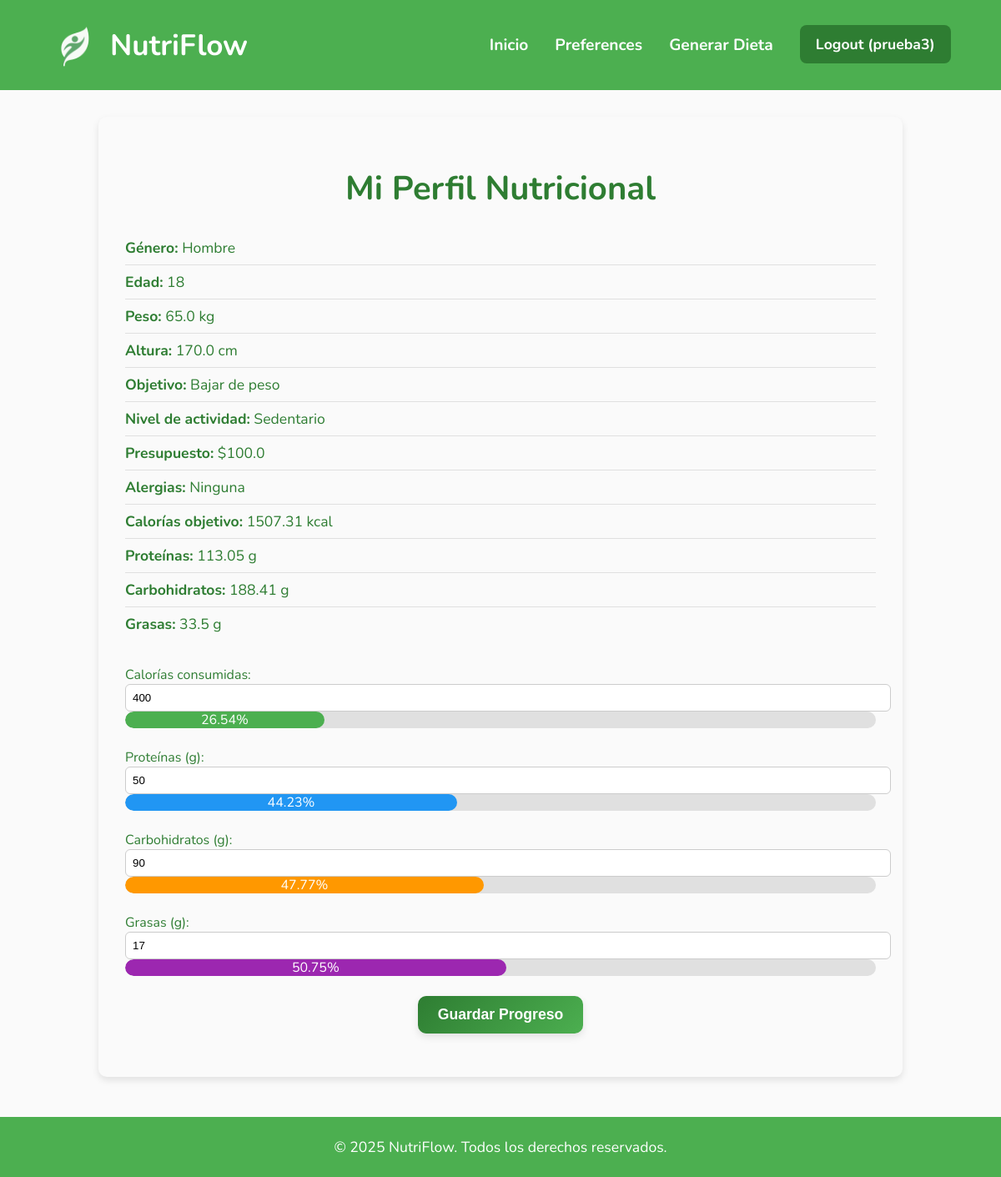
The page /preferences/perfil/ (signed in) on the database its author committed.
### preferences/models.py (models this page shows, shortened)
class Preferences(models.Model):
    user = models.OneToOneField(User, on_delete=models.CASCADE)
    genero = models.CharField(max_length=10, choices=[("male", "Hombre"), ("female", "Mujer")])
    objetivo = models.CharField(max_length=20, choices=[("lose_weight", "Bajar de peso"), ("improve_health", "Mejorar salud"), ("gain_weight", "Subir de peso")])
    edad = models.IntegerField()
    peso = models.FloatField()
    altura = models.FloatField()
    nivel_actividad = models.CharField(max_length=20, choices=[("sedentario", "Sedentario"), ("ligero", "Ligero"), ("moderado", "Moderado"), ("activo", "Activo"), ("muy_activo", "Muy Activo")])
    presupuesto = models.FloatField()
    alergias = models.TextField(blank=True, null=True)
    calorias = models.FloatField(default=0)
    proteinas = models.FloatField(default=0)
    carbohidratos = models.FloatField(default=0)
    grasas = models.FloatField(default=0)

### accounts/views.py (the view)
# urls.py: path('perfil/', profile_view, name='perfil'),
@login_required
def profile_view(request):
    preferences = Preferences.objects.filter(user=request.user).first()
    if not preferences:
        return render(request, 'account.html', {'no_preferences': True})
    calorias_consumidas = 400
    proteinas_consumidas = 50
    carbohidratos_consumidos = 90
    grasas_consumidas = 17
    def porcentaje(actual, objetivo):
        return min(round((actual / objetivo) * 100, 2), 100) if objetivo > 0 else 0
    context = {
        'no_preferences': False,
        'preferences': preferences,
        'calorias_consumidas': calorias_consumidas,
        'proteinas_consumidas': proteinas_consumidas,
        'carbohidratos_consumidos': carbohidratos_consumidos,
        'grasas_consumidas': grasas_consumidas,
        'porcentaje_calorias': porcentaje(calorias_consumidas, preferences.calorias),
        'porcentaje_proteinas': porcentaje(proteinas_consumidas, preferences.proteinas),
        'porcentaje_carbohidratos': porcentaje(carbohidratos_consumidos, preferences.carbohidratos),
        'porcentaje_grasas': porcentaje(grasas_consumidas, preferences.grasas),
    }
    return render(request, 'account.html', context)

### accounts/templates/account.html (shortened to what this page needs)
<!DOCTYPE html>
<html lang="es">
<head>
</head>
<body>
<header>
    <div class="container-flex">
        <div class="logo">
            <img src="/media/images/nutriflowlogo.png" alt="NutriFlow Logo">
            <span style="margin-left: 12px;">NutriFlow</span>
        </div>
        <nav>
            <ul>
                <li><a href="/">Inicio</a></li>
                <li><a href="/preferences">Preferences</a></li>
                <li><a href="{% url 'generate_diet' %}">Generar Dieta</a></li>
                {% if user.is_authenticated %}
                    <li><a href="{% url 'logoutaccount' %}" class="cta-button">Logout ({{ user.username }})</a></li>
                {% else %}
                    <li><a href="{% url 'loginaccount' %}">Login</a></li>
                    <li><a href="{% url 'signupaccount' %}" class="cta-button">Get Started</a></li>
                {% endif %}
            </ul>
        </nav>
    </div>
</header>
<div class="perfil-container">
    <h1>Mi Perfil Nutricional</h1>
    {% if preferences %}
    <div class="perfil-info">
        <ul>
            <li><strong>Género:</strong> {{ preferences.get_genero_display }}</li>
            <li><strong>Edad:</strong> {{ preferences.edad }}</li>
            <li><strong>Peso:</strong> {{ preferences.peso }} kg</li>
            <li><strong>Altura:</strong> {{ preferences.altura }} cm</li>
            <li><strong>Objetivo:</strong> {{ preferences.get_objetivo_display }}</li>
            <li><strong>Nivel de actividad:</strong> {{ preferences.get_nivel_actividad_display }}</li>
            <li><strong>Presupuesto:</strong> ${{ preferences.presupuesto }}</li>
            <li><strong>Alergias:</strong> {{ preferences.alergias|default:"Ninguna" }}</li>
            <li><strong>Calorías objetivo:</strong> {{ preferences.calorias }} kcal</li>
            <li><strong>Proteínas:</strong> {{ preferences.proteinas }} g</li>
            <li><strong>Carbohidratos:</strong> {{ preferences.carbohidratos }} g</li>
            <li><strong>Grasas:</strong> {{ preferences.grasas }} g</li>
        </ul>
    </div>
    {% else %}
    <p>Aún no has configurado tus preferencias nutricionales. Puedes hacerlo desde tu panel de usuario.</p>
    {% endif %}
    <div class="progreso">
        <form method="POST">
    <div style="margin-bottom: 1.5rem;">
        <label for="calorias">Calorías consumidas:</label><br>
        <input type="number" name="calorias" id="calorias" value="{{ calorias_consumidas }}" required style="width: 100%; padding: 8px; border-radius: 6px; border: 1px solid #ccc;">
        <div class="barra"><div class="relleno calorias" style="width: {{ porcentaje_calorias }}%;">{{ porcentaje_calorias }}%</div></div>
    </div>
    <div style="margin-bottom: 1.5rem;">
        <label for="proteinas">Proteínas (g):</label><br>
        <input type="number" name="proteinas" id="proteinas" value="{{ proteinas_consumidas }}" required style="width: 100%; padding: 8px; border-radius: 6px; border: 1px solid #ccc;">
        <div class="barra"><div class="relleno proteinas" style="width: {{ porcentaje_proteinas }}%;">{{ porcentaje_proteinas }}%</div></div>
    </div>
    <div style="margin-bottom: 1.5rem;">
        <label for="carbohidratos">Carbohidratos (g):</label><br>
        <input type="number" name="carbohidratos" id="carbohidratos" value="{{ carbohidratos_consumidos }}" required style="width: 100%; padding: 8px; border-radius: 6px; border: 1px solid #ccc;">
        <div class="barra"><div class="relleno carbohidratos" style="width: {{ porcentaje_carbohidratos }}%;">{{ porcentaje_carbohidratos }}%</div></div>
    </div>
    <div style="margin-bottom: 1.5rem;">
        <label for="grasas">Grasas (g):</label><br>
        <input type="number" name="grasas" id="grasas" value="{{ grasas_consumidas }}" required style="width: 100%; padding: 8px; border-radius: 6px; border: 1px solid #ccc;">
        <div class="barra"><div class="relleno grasas" style="width: {{ porcentaje_grasas }}%;">{{ porcentaje_grasas }}%</div></div>
    </div>
    <button type="submit" class="cta-button" style="
        background: linear-gradient(135deg, var(--verde-profundo), var(--verde-vitalidad));
        border: none;
        color: white;
        padding: 12px 24px;
        font-size: 1.1rem;
        font-weight: bold;
        border-radius: 10px;
        box-shadow: 0 4px 10px rgba(0,0,0,0.1);
        transition: all 0.3s ease;
        cursor: pointer;
        display: block;
        margin: 20px auto;
    "> Guardar Progreso</button>
</form>
    </div>
</div>
<footer>
    <div class="footer">
      <p>&copy; 2025 NutriFlow. Todos los derechos reservados.</p>
    </div>
</footer>
</body>
</html>

### accounts/templates/account.html (style rules this page uses)
:root { --verde-vitalidad: #4CAF50; --verde-tranquilo: #81C784; --verde-profundo: #2E7D32; --blanco-pureza: #FAFAFA; --gris-natural: #B0BEC5; }
body { font-family: 'Nunito', sans-serif; background-color: var(--blanco-pureza); color: var(--verde-profundo); margin: 0; padding: 0; }
header { background-color: var(--verde-vitalidad); color: white; padding: 1.5rem 0; }
.container-flex { width: 90%; max-width: 1100px; margin: 0 auto; display: flex; justify-content: space-between; align-items: center; }
.logo { display: flex; align-items: center; font-size: 2.2rem; font-weight: 700; color: white; }
.logo img { height: 60px; vertical-align: middle; }
nav ul { list-style: none; display: flex; gap: 2rem; padding: 0; margin: 0; }
nav a { color: white; text-decoration: none; font-weight: 700; font-size: 1.2rem; transition: opacity 0.3s ease; }
.cta-button { background-color: var(--verde-profundo); padding: 0.7rem 1.2rem; border-radius: 8px; font-size: 1.1rem; transition: background-color 0.3s; }
.perfil-container { width: 90%; max-width: 900px; margin: 2rem auto; background-color: var(--blanco-pureza); border-radius: 10px; box-shadow: 0 4px 8px rgba(0, 0, 0, 0.1); padding: 2rem; }
h1 { color: var(--verde-profundo); text-align: center; font-size: 2.5rem; margin-bottom: 1.5rem; }
.perfil-info ul { list-style: none; padding: 0; }
.perfil-info li { padding: 8px 0; border-bottom: 1px solid #e0e0e0; font-size: 1.1rem; }
.perfil-info li:last-child { border-bottom: none; }
.progreso { margin-top: 30px; }
footer { background-color: var(--verde-vitalidad); color: white; padding: 1.5rem 0; margin-top: 3rem; }
footer p { text-align: center; margin: 0; font-size: 1.1rem; color: white; }
.barra { height: 20px; background-color: #e0e0e0; border-radius: 10px; overflow: hidden; margin-bottom: 15px; }
.relleno { height: 100%; line-height: 20px; color: white; text-align: center; border-radius: 10px; }
.calorias { background-color: #4caf50; }
.proteinas { background-color: #2196f3; }
.carbohidratos { background-color: #ff9800; }
.grasas { background-color: #9c27b0; }

### rows shown on the page
Preferences: genero "Hombre", edad "18", peso "65.0", altura "170.0", objetivo "Bajar de peso", nivel_actividad "Sedentario", presupuesto "100.0", alergias "Ninguna", calorias "1507.31", proteinas "113.05", carbohidratos "188.41", grasas "33.5"

### other values the page prints
{{ user.username }} "prueba3"
{{ porcentaje_calorias }} "26.54"
{{ porcentaje_proteinas }} "44.23"
{{ porcentaje_carbohidratos }} "47.77"
{{ porcentaje_grasas }} "50.75"
